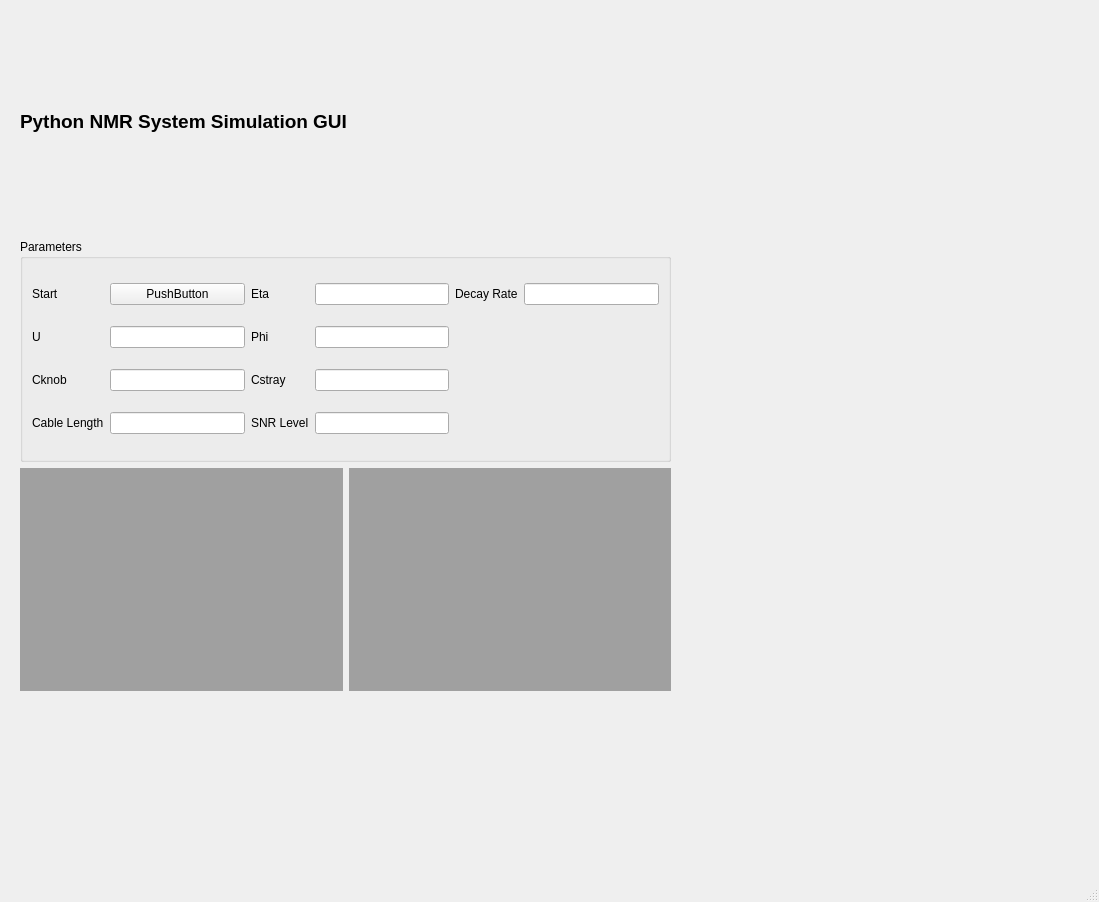
<?xml version="1.0" encoding="UTF-8"?>
<ui version="4.0">
 <class>MainWindow</class>
 <widget class="QMainWindow" name="MainWindow">
  <property name="geometry">
   <rect>
    <x>0</x>
    <y>0</y>
    <width>1099</width>
    <height>902</height>
   </rect>
  </property>
  <property name="windowTitle">
   <string>MainWindow</string>
  </property>
  <widget class="QWidget" name="centralwidget">
   <widget class="QWidget" name="">
    <property name="geometry">
     <rect>
      <x>20</x>
      <y>10</y>
      <width>651</width>
      <height>681</height>
     </rect>
    </property>
    <layout class="QGridLayout" name="gridLayout_2">
     <item row="0" column="0" colspan="2">
      <widget class="QLabel" name="label">
       <property name="text">
        <string>&lt;html&gt;&lt;head/&gt;&lt;body&gt;&lt;p&gt;&lt;span style=&quot; font-size:14pt; font-weight:600;&quot;&gt;Python NMR System Simulation GUI&lt;/span&gt;&lt;/p&gt;&lt;/body&gt;&lt;/html&gt;</string>
       </property>
       <property name="alignment">
        <set>Qt::AlignJustify|Qt::AlignVCenter</set>
       </property>
      </widget>
     </item>
     <item row="1" column="0" colspan="2">
      <widget class="QGroupBox" name="groupBox">
       <property name="title">
        <string>Parameters</string>
       </property>
       <layout class="QGridLayout" name="gridLayout">
        <item row="3" column="0">
         <widget class="QLabel" name="label_5">
          <property name="text">
           <string>Cable Length</string>
          </property>
         </widget>
        </item>
        <item row="3" column="1">
         <widget class="QLineEdit" name="lineEdit_3"/>
        </item>
        <item row="3" column="2">
         <widget class="QLabel" name="label_9">
          <property name="text">
           <string>SNR Level</string>
          </property>
         </widget>
        </item>
        <item row="3" column="3">
         <widget class="QLineEdit" name="lineEdit_7"/>
        </item>
        <item row="2" column="3">
         <widget class="QLineEdit" name="lineEdit_6"/>
        </item>
        <item row="0" column="0">
         <widget class="QLabel" name="label_2">
          <property name="text">
           <string>Start</string>
          </property>
         </widget>
        </item>
        <item row="0" column="4">
         <widget class="QLabel" name="label_26">
          <property name="text">
           <string>Decay Rate</string>
          </property>
         </widget>
        </item>
        <item row="1" column="1">
         <widget class="QLineEdit" name="lineEdit"/>
        </item>
        <item row="0" column="3">
         <widget class="QLineEdit" name="lineEdit_4"/>
        </item>
        <item row="1" column="2">
         <widget class="QLabel" name="label_7">
          <property name="text">
           <string>Phi</string>
          </property>
         </widget>
        </item>
        <item row="1" column="3">
         <widget class="QLineEdit" name="lineEdit_5"/>
        </item>
        <item row="2" column="0">
         <widget class="QLabel" name="label_4">
          <property name="text">
           <string>Cknob</string>
          </property>
         </widget>
        </item>
        <item row="2" column="1">
         <widget class="QLineEdit" name="lineEdit_2"/>
        </item>
        <item row="2" column="2">
         <widget class="QLabel" name="label_8">
          <property name="text">
           <string>Cstray</string>
          </property>
         </widget>
        </item>
        <item row="0" column="5">
         <widget class="QLineEdit" name="lineEdit_22"/>
        </item>
        <item row="0" column="1">
         <widget class="QPushButton" name="pushButton">
          <property name="text">
           <string>PushButton</string>
          </property>
         </widget>
        </item>
        <item row="0" column="2">
         <widget class="QLabel" name="label_6">
          <property name="text">
           <string>Eta</string>
          </property>
         </widget>
        </item>
        <item row="1" column="0">
         <widget class="QLabel" name="label_3">
          <property name="text">
           <string>U</string>
          </property>
         </widget>
        </item>
       </layout>
      </widget>
     </item>
     <item row="2" column="0">
      <widget class="QWidget" name="widget" native="true">
       <property name="styleSheet">
        <string notr="true">background-color: rgb(160, 160, 160);</string>
       </property>
      </widget>
     </item>
     <item row="2" column="1">
      <widget class="QWidget" name="widget_2" native="true">
       <property name="styleSheet">
        <string notr="true">background-color: rgb(160, 160, 160);</string>
       </property>
      </widget>
     </item>
    </layout>
   </widget>
  </widget>
  <widget class="QStatusBar" name="statusbar"/>
 </widget>
 <resources/>
 <connections/>
</ui>
